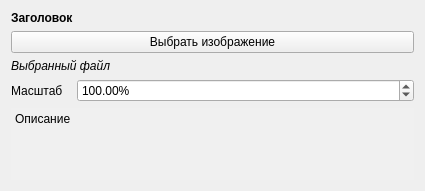
<?xml version="1.0" encoding="UTF-8"?>
<ui version="4.0">
 <class>FormTextWidget</class>
 <widget class="QWidget" name="FormTextWidget">
  <property name="geometry">
   <rect>
    <x>0</x>
    <y>0</y>
    <width>425</width>
    <height>191</height>
   </rect>
  </property>
  <property name="maximumSize">
   <size>
    <width>16777215</width>
    <height>16777215</height>
   </size>
  </property>
  <property name="windowTitle">
   <string>Form</string>
  </property>
  <layout class="QVBoxLayout" name="verticalLayout">
   <item>
    <widget class="QLabel" name="title">
     <property name="minimumSize">
      <size>
       <width>0</width>
       <height>0</height>
      </size>
     </property>
     <property name="maximumSize">
      <size>
       <width>16777215</width>
       <height>16</height>
      </size>
     </property>
     <property name="styleSheet">
      <string notr="true">font-weight: bold;</string>
     </property>
     <property name="text">
      <string>&lt;html&gt;&lt;head/&gt;&lt;body&gt;&lt;p&gt;Заголовок&lt;/p&gt;&lt;/body&gt;&lt;/html&gt;</string>
     </property>
     <property name="textFormat">
      <enum>Qt::AutoText</enum>
     </property>
    </widget>
   </item>
   <item>
    <widget class="QPushButton" name="select_button">
     <property name="text">
      <string>Выбрать изображение</string>
     </property>
    </widget>
   </item>
   <item>
    <widget class="QLabel" name="label">
     <property name="styleSheet">
      <string notr="true">font-style: italic;</string>
     </property>
     <property name="text">
      <string>Выбранный файл</string>
     </property>
    </widget>
   </item>
   <item>
    <layout class="QHBoxLayout" name="horizontalLayout">
     <item>
      <widget class="QLabel" name="percent_label">
       <property name="maximumSize">
        <size>
         <width>60</width>
         <height>16777215</height>
        </size>
       </property>
       <property name="text">
        <string>Масштаб</string>
       </property>
      </widget>
     </item>
     <item>
      <widget class="QDoubleSpinBox" name="percent_spinbox">
       <property name="suffix">
        <string>%</string>
       </property>
       <property name="maximum">
        <double>500.000000000000000</double>
       </property>
       <property name="value">
        <double>100.000000000000000</double>
       </property>
      </widget>
     </item>
    </layout>
   </item>
   <item>
    <widget class="QTextBrowser" name="textbrowser">
     <property name="styleSheet">
      <string notr="true">background-color: #f0f0f0;
border: none</string>
     </property>
     <property name="horizontalScrollBarPolicy">
      <enum>Qt::ScrollBarAlwaysOff</enum>
     </property>
     <property name="html">
      <string>&lt;!DOCTYPE HTML PUBLIC &quot;-//W3C//DTD HTML 4.0//EN&quot; &quot;http://www.w3.org/TR/REC-html40/strict.dtd&quot;&gt;
&lt;html&gt;&lt;head&gt;&lt;meta name=&quot;qrichtext&quot; content=&quot;1&quot; /&gt;&lt;meta charset=&quot;utf-8&quot; /&gt;&lt;style type=&quot;text/css&quot;&gt;
p, li { white-space: pre-wrap; }
hr { height: 1px; border-width: 0; }
li.unchecked::marker { content: &quot;\2610&quot;; }
li.checked::marker { content: &quot;\2612&quot;; }
&lt;/style&gt;&lt;/head&gt;&lt;body style=&quot; font-family:'Segoe UI'; font-size:9pt; font-weight:400; font-style:normal;&quot;&gt;
&lt;p style=&quot; margin-top:0px; margin-bottom:0px; margin-left:0px; margin-right:0px; -qt-block-indent:0; text-indent:0px;&quot;&gt;Описание&lt;/p&gt;&lt;/body&gt;&lt;/html&gt;</string>
     </property>
    </widget>
   </item>
  </layout>
 </widget>
 <resources/>
 <connections/>
</ui>
